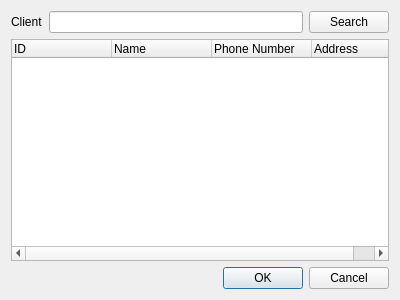
<?xml version="1.0" encoding="UTF-8"?>
<ui version="4.0">
 <class>ClientDialog</class>
 <widget class="QDialog" name="ClientDialog">
  <property name="geometry">
   <rect>
    <x>0</x>
    <y>0</y>
    <width>400</width>
    <height>300</height>
   </rect>
  </property>
  <property name="windowTitle">
   <string>Dialog</string>
  </property>
  <layout class="QVBoxLayout" name="verticalLayout_2">
   <item>
    <layout class="QVBoxLayout" name="verticalLayout">
     <item>
      <layout class="QHBoxLayout" name="horizontalLayout">
       <item>
        <widget class="QLabel" name="label">
         <property name="text">
          <string>Client</string>
         </property>
        </widget>
       </item>
       <item>
        <widget class="QLineEdit" name="lineEdit"/>
       </item>
       <item>
        <widget class="QPushButton" name="searchPushButton">
         <property name="text">
          <string>Search</string>
         </property>
        </widget>
       </item>
      </layout>
     </item>
     <item>
      <widget class="QTreeWidget" name="treeWidget">
       <column>
        <property name="text">
         <string>ID</string>
        </property>
       </column>
       <column>
        <property name="text">
         <string>Name</string>
        </property>
       </column>
       <column>
        <property name="text">
         <string>Phone Number</string>
        </property>
       </column>
       <column>
        <property name="text">
         <string>Address</string>
        </property>
       </column>
      </widget>
     </item>
    </layout>
   </item>
   <item>
    <widget class="QDialogButtonBox" name="buttonBox">
     <property name="orientation">
      <enum>Qt::Horizontal</enum>
     </property>
     <property name="standardButtons">
      <set>QDialogButtonBox::Cancel|QDialogButtonBox::Ok</set>
     </property>
    </widget>
   </item>
  </layout>
 </widget>
 <resources/>
 <connections>
  <connection>
   <sender>buttonBox</sender>
   <signal>accepted()</signal>
   <receiver>ClientDialog</receiver>
   <slot>accept()</slot>
   <hints>
    <hint type="sourcelabel">
     <x>248</x>
     <y>254</y>
    </hint>
    <hint type="destinationlabel">
     <x>157</x>
     <y>274</y>
    </hint>
   </hints>
  </connection>
  <connection>
   <sender>buttonBox</sender>
   <signal>rejected()</signal>
   <receiver>ClientDialog</receiver>
   <slot>reject()</slot>
   <hints>
    <hint type="sourcelabel">
     <x>316</x>
     <y>260</y>
    </hint>
    <hint type="destinationlabel">
     <x>286</x>
     <y>274</y>
    </hint>
   </hints>
  </connection>
 </connections>
</ui>
